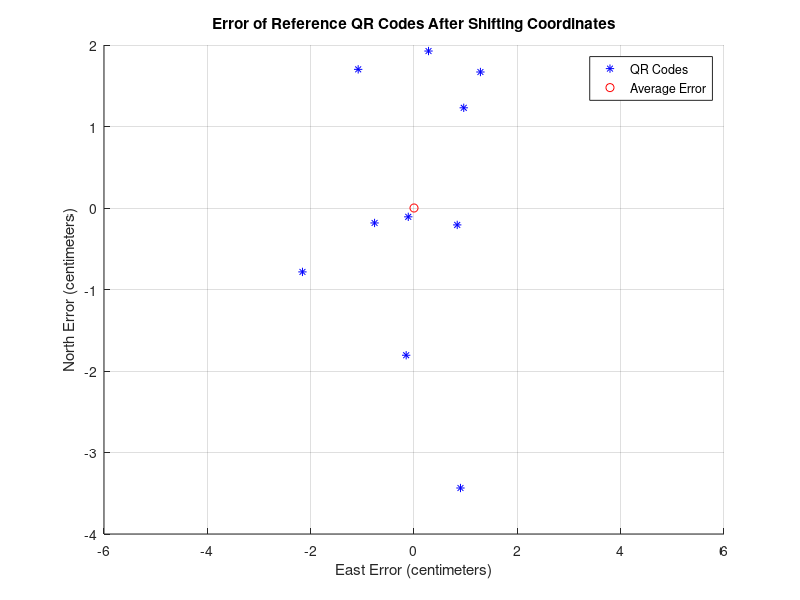
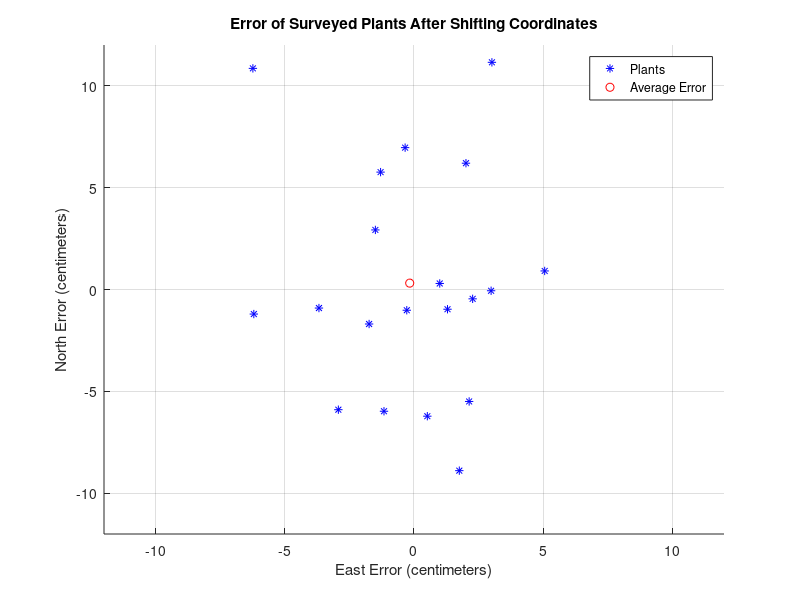

These charts were generated, in order, by the following MATLAB code:
% Author: Kyle McGahee
% Description: Show that the two methods for coordinate projections are symbollically equivalent. 

clear all
close all;

rng default;  % For reproducibility

original = 100*rand(2,10);

% Mean + std. dev * randn 
east_errors = 0 + sqrt(3) *randn(1,10);
north_errors = 0 + sqrt(6) *randn(1,10);
total_errors = [east_errors; north_errors];

surveyed = original + total_errors;

avg_errors = mean(total_errors, 2)

std(total_errors, 0, 2)

east_errors = east_errors - avg_errors(1,1);
north_errors = north_errors - avg_errors(2,1);

scatter(east_errors, north_errors, 'b', '*')
hold on
scatter(0, 0, 'r')
xlim([-6, 6])
grid on
legend('QR Codes', 'Average Error')
title('Error of Reference QR Codes After Shifting Coordinates')
xlabel('East Error (centimeters)')
ylabel('North Error (centimeters)')

%lsline

figure

east_errors = -.6 + 3 *randn(1,20);
north_errors = -.8 + 5 *randn(1,20);
plant_errors = [east_errors; north_errors];

avg_plant_errors = mean(plant_errors, 2)

scatter(east_errors, north_errors, 'b', '*')
hold on
scatter(avg_plant_errors(1,1), avg_plant_errors(2,1), 'r')
xlim([-12, 12])
ylim([-12, 12])
grid on
legend('Plants', 'Average Error')
title('Error of Surveyed Plants After Shifting Coordinates')
xlabel('East Error (centimeters)')
ylabel('North Error (centimeters)')
hold on
%lsline

std(plant_errors, 0, 2)
